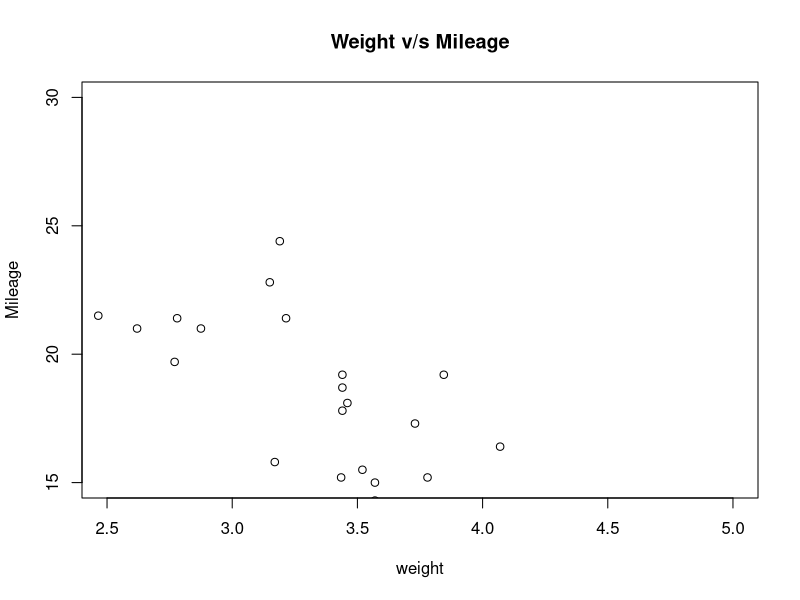
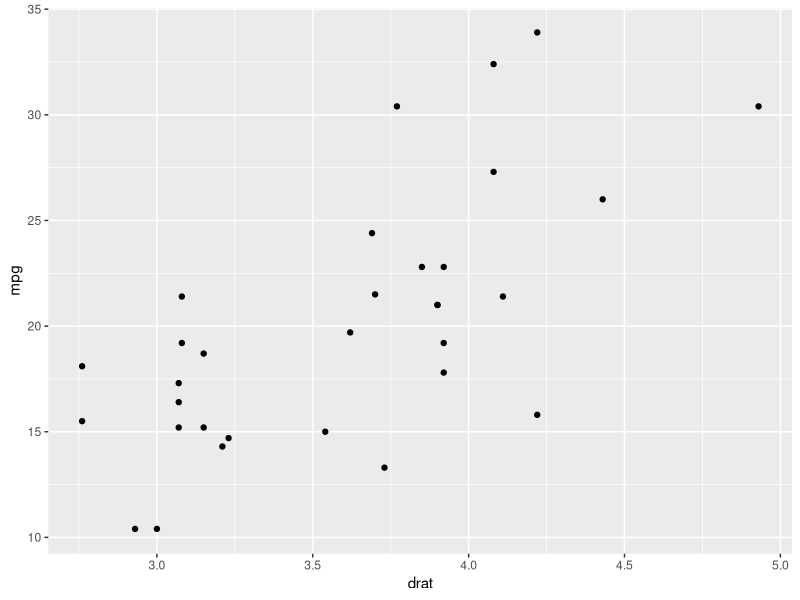
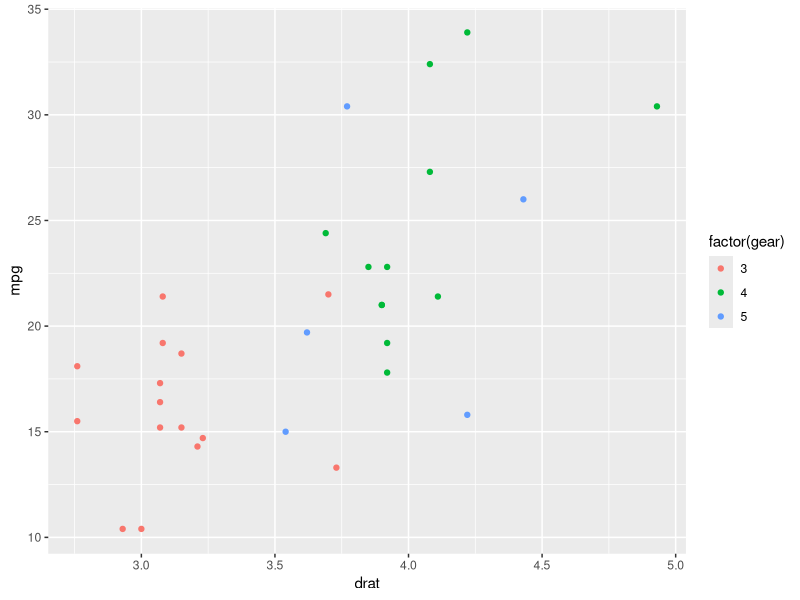

These figures' R source, in order:
# Scatter Plot in R language
# plot(x, y, main, xlab, ylab, xlim, ylim, axes) - General syntax

View(mtcars)





dim(mtcars)
names(mtcars)
# Fetching two columns from mtcars

data<- mtcars[,c('wt','mpg')]
print(data)

# Plotting the chart for cars with weight height between 2.5 and 5 and mileage
# between 15 and 30

plot( x= data$wt, y= data$mpg,xlab= "weight", ylab= "Mileage", 
      xlim= c(2.5, 5), ylim= c(15, 30),
      main= "Weight v/s Mileage")

# Scatter Plot
# install.packages("ggplot2") - First time only

library(ggplot2) 
names( mtcars)
ggplot(mtcars, aes( x= drat, y= mpg))+ geom_point()
# aes- aesthetic, geom- geometry
ggplot(mtcars, aes( x= drat, y= mpg))+ geom_point( aes( color= factor(gear)))
